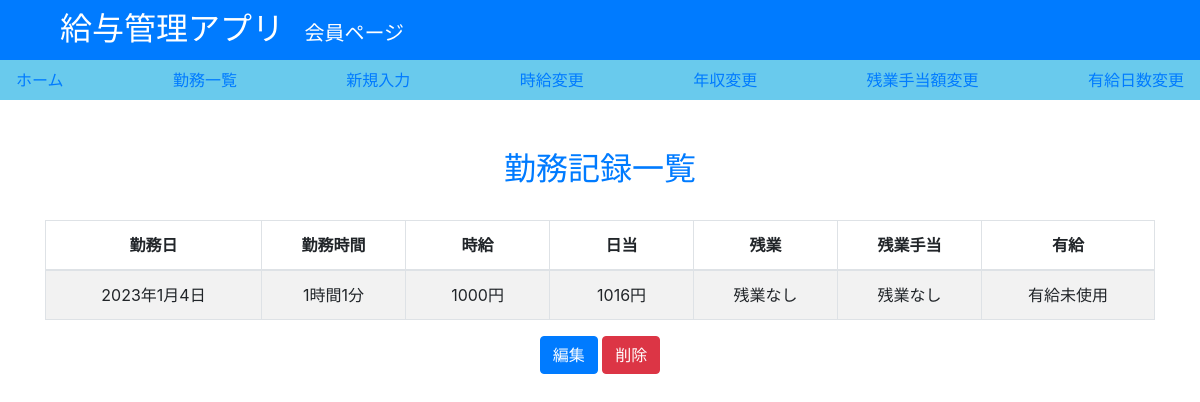
The app's page /detail/1/ (signed in) with its own data.
### salary/models.py (models this page shows, shortened)
class Work(models.Model):
    class meta:
        verbose_name = "勤務"
        constraints = [
            models.UniqueConstraint(
                fields=["Worked_date", "user",],
                name="work_unique"
            )
        ]
    Worked_date = models.DateField(
        default = timezone.now,
        verbose_name="勤務日",
    )
    Worktime_h = models.PositiveIntegerField(
        verbose_name="勤務時間 (時間)",
    )
    Worktime_m = models.PositiveIntegerField(
        default = 0,
        verbose_name="勤務時間 (分)",
    )
    wage = models.PositiveIntegerField(
        verbose_name = "時給",
    )
    Worktime_h_2 = models.PositiveIntegerField(
        blank = True,
        null = True,
        verbose_name="途中で時給が変わる場合の勤務時間 (時間) ※空欄可",
    )
    Worktime_m_2 = models.PositiveIntegerField(
        blank = True,
        null = True,
        default = 0,
        verbose_name="途中で時給が変わる場合の勤務時間 (分) ※空欄可",
    )
    wage_2 = models.PositiveIntegerField(
        blank = True,
        null = True,
        verbose_name = "途中で時給が変わる場合の時給 ※空欄可",
    )
    total_wage = models.PositiveIntegerField(
        editable=False,
        verbose_name = "日給",
    )
    yukyu = models.BooleanField(
        verbose_name = "有給",
    )
    zangyo_h = models.PositiveIntegerField(
        blank = True,
        null = True,
        verbose_name = "残業時間（時間）※空欄可",
    )
    zangyo_m = models.PositiveIntegerField(
        blank = True,
        null = True,
        verbose_name = "残業時間（分）※空欄可",
    )
    user = models.ForeignKey(
        get_user_model(),
        verbose_name='ログインユーザー',
        on_delete=models.CASCADE,
    )

### salary/views.py (the view)
# urls.py: path('detail/<int:work_id>/', views.Detail, name="detail"),
def Detail(request, work_id):
    work = Work.objects.get(id = work_id)
    zangyo = Zangyo.objects.filter(user_id=request.user.id).get(number="1")
    return render(
        request,
        'salary/work_detail.html',
        {'work':work,'zangyo':zangyo.name},
    )

### salary/templates/salary/work_detail.html (shortened to what this page needs)
{% extends "salary/base2.html" %}
{% load mathfilters %}
{% load humanize %}
{% load l10n %}
{% block main %}
<h2 class="center2"><a href="{% url 'list' %}">勤務記録一覧</a></h2>
<br>
<table id=work_detail width="100%" class="table table-striped table-bordered table-hover">
    <thead>
        <tr>
            <th class="text-center">勤務日</th>
            <th class="text-center">勤務時間</th>
            <th class="text-center">時給</th>
            <th class="text-center">日当</th>
            <th class="text-center">残業</th>
            <th class="text-center">残業手当</th>
            <th class="text-center">有給</th>
        </tr>
    </thead>
    <tbody>
        <tr class="odd gradeX text-center">
            <td class="text-center" width="150">{{ work.Worked_date}}</td>
            <td class="text-center" width="100">{{ work.Worktime_h }}時間{{ work.Worktime_m }}分</td>
            <td class="text-center" width="100">{{ work.wage }}円</td>
            <td class="text-center" width="100">{{ work.total_wage }}円</td>
            {% if work.zangyo_m %}
                {% if not work.zangyo_h %}
                    <td class="text-center" width="100">0時間{{ work.zangyo_m }}分</td>
                {% else %}
                    <td class="text-center" width="100">{{ work.zangyo_h }}時間{{ work.zangyo_m }}分</td>
                {% endif %}
                <td class="text-center" width="100">{{ zangyo }}円</td>
            {% else %}
                <td class="text-center" width="100">残業なし</td>
                <td class="text-center" width="100">残業なし</td>
            {% endif %}
            {% if work.yukyu == 1 %}
                <td class="text-center" width="120">有給使用</td>
            {% else %}
                <td class="text-center" width="120">有給未使用</td>
            {% endif %}
        </tr>
    </tbody>
    </table>
<p class="center">
    <a class="btn btn-primary" href="{% url 'update' work.id %}" role="button">編集</a>
    <a class="btn btn-danger" href="{% url 'delete' work.id %}" role="button">削除</a>
</p>
{% endblock %}

### salary/static/main.css (style rules this page uses)
.center { text-align: center; }
.center2 { text-align: center; margin-top: 50px; }

### records on screen
Work: Worked_date "2023年1月4日", Worktime_h "1", Worktime_m "1", wage "1000", total_wage "1016"
